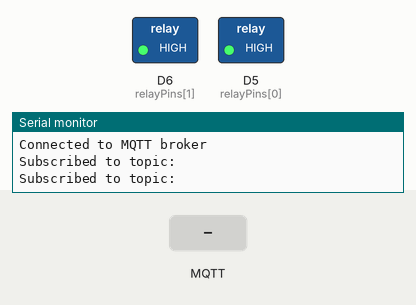
The sketch below on a simulated ESP8266 (NodeMCU). Parts: switched loads named in the sketch (green lamp = pin HIGH), the last lines printed to the serial monitor. Inputs (shaded band) come from the test bench. WiFi joins after 1.5 s; servers stay silent unless stated; no MQTT or app messages arrive unless stated; not simulated (calls return 0 or success): secrets.h; names the files do not define were given values by the test bench: MQTT_PORT = 1883.

Above: at 4.1 s.
4.2 s: MQTT message "ON" arrives on the first subscribed topic
At 4.5 s:
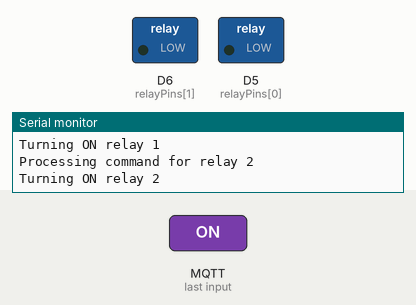
5.7 s: MQTT message "OFF" arrives on the first subscribed topic
At 6.8 s:
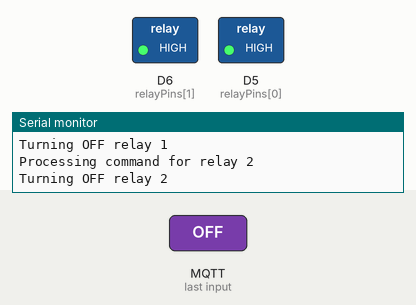
Timing chart, 0 to 8.7 s (numbered marks = the images above; inputs shaded):
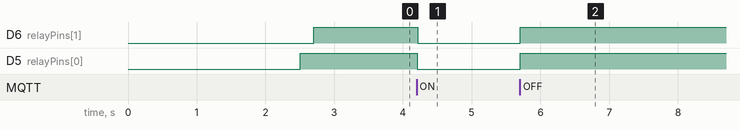

Measured:
- after the input at 4.2 s, D6 (relayPins[1]), D5 (relayPins[0]): HIGH → LOW at once
- after the input at 5.7 s, D6 (relayPins[1]), D5 (relayPins[0]): LOW → HIGH at once

The sketch:

ESP8266.ino
```cpp
#include <ESP8266WiFi.h>
#include <PubSubClient.h>
#include "secrets.h"

// External function declarations
extern void wifi();
extern void setupRelays();
extern void mqttCallback(char* topic, byte* payload, unsigned int length);
extern void handleMQTT();


WiFiClient espClient;
PubSubClient client(espClient);

void setup() {
  Serial.begin(115200);
  delay(1000);
  Serial.println("Before calling wifi()");
  wifi();
  setupRelays();


  client.setServer(MQTT_BROKER, MQTT_PORT);
  client.setCallback(mqttCallback);
  setupMQTT();
}

void loop() {
  delay(10);
  handleMQTT();
}
```

mqtt.ino
```cpp
#include <PubSubClient.h>
#include "secrets.h"

extern void turnOnRelay(int relayIndex);
extern void turnOffRelay(int relayIndex);

extern WiFiClient espClient;
extern PubSubClient client;

unsigned long lastReconnectAttempt = 0;
const long reconnectInterval = 5000;
bool mqttReconnecting = false;

const char* relayTopics[] = {
  RELAY_TOPIC_1,
  RELAY_TOPIC_2
};

void setupMQTT() {
  Serial.println("Attempting to connect to MQTT broker...");
  if (client.connect(MQTT_CLIENT_ID)) {
    Serial.println("Connected to MQTT broker");

    // Subscribe to relay topics
    for (int i = 0; i < 2; i++) {
      client.subscribe(relayTopics[i]);
      Serial.printf("Subscribed to topic: %s\n", relayTopics[i]);
    }
  } else {
    Serial.print("Failed to connect to MQTT broker, rc=");
    Serial.println(client.state());
    delay(4000);
  }
}

// Function to keep MQTT connection alive
void handleMQTT() {
  if (!client.connected()) {
    unsigned long now = millis();
    if (now - lastReconnectAttempt > reconnectInterval) {
      lastReconnectAttempt = now;
      Serial.println("MQTT not connected, attempting to reconnect...");
      setupMQTT();
    }
  }
  client.loop();
}


void mqttCallback(char* topic, byte* payload, unsigned int length) {
  String topicStr = String(topic);
  String payloadStr = "";

  // Convert payload to string
  for (int i = 0; i < length; i++) {
    payloadStr += (char)payload[i];
  }
  Serial.print("Message received on topic: ");
  Serial.println(topicStr);
  Serial.print("Message payload: ");
  Serial.println(payloadStr);

  // Handle relay control
  for (int i = 0; i < 2; i++) {
    if (topicStr == relayTopics[i]) {
      Serial.printf("Processing command for relay %d\n", i + 1);

      if (payloadStr == "ON") {
        Serial.printf("Turning ON relay %d\n", i + 1);
        turnOnRelay(i);
      }
      else if(payloadStr == "OFF") {
        Serial.printf("Turning OFF relay %d\n", i + 1);
        turnOffRelay(i);
      }
    }
  }
}
```

relay.ino
```cpp
int relayPins[] = {D5, D6};


void setupRelays() {
  Serial.println("Setting up relay pins...");

  for (int i = 0; i < 2; i++) {
    pinMode(relayPins[i], OUTPUT);
    digitalWrite(relayPins[i], HIGH);
    Serial.printf("Relay %d initialized on pin D%d\n", i+1, i == 0 ? 5 : 6);
    delay(200);
  }
}


void turnOnRelay(int relayIndex) {
  if (relayIndex >= 0 && relayIndex < 2) {
    digitalWrite(relayPins[relayIndex], LOW);
  }
}

// Function to turn off relay by index
void turnOffRelay(int relayIndex) {
  if (relayIndex >= 0 && relayIndex < 2) {
    digitalWrite(relayPins[relayIndex], HIGH);  // Changed to HIGH for OFF
  }
}

void controlRelay(int relayNumber, bool state) {
  int relayIndex = relayNumber - 1;  // Convert 1-based to 0-based index
  if (relayIndex >= 0 && relayIndex < 2) {
    if (state)
      digitalWrite(relayPins[relayIndex], LOW);
    else
      digitalWrite(relayPins[relayIndex], HIGH);
  }
}
```

wifi.ino
```cpp
#include "secrets.h"
#include <ESP8266WiFi.h>

const char *ssid = SSID;
const char *password = PASS;

void wifi() {
  Serial.print("Connecting to ");
  Serial.println(ssid);
  Serial.println("Before WiFi.begin");
  WiFi.begin(ssid, password);
  Serial.println("Attempting to connect");
  while (WiFi.status() != WL_CONNECTED) {
    delay(500);
    Serial.println("WIFI not connected");
  }
  Serial.println("WIFI connected");
}
```
